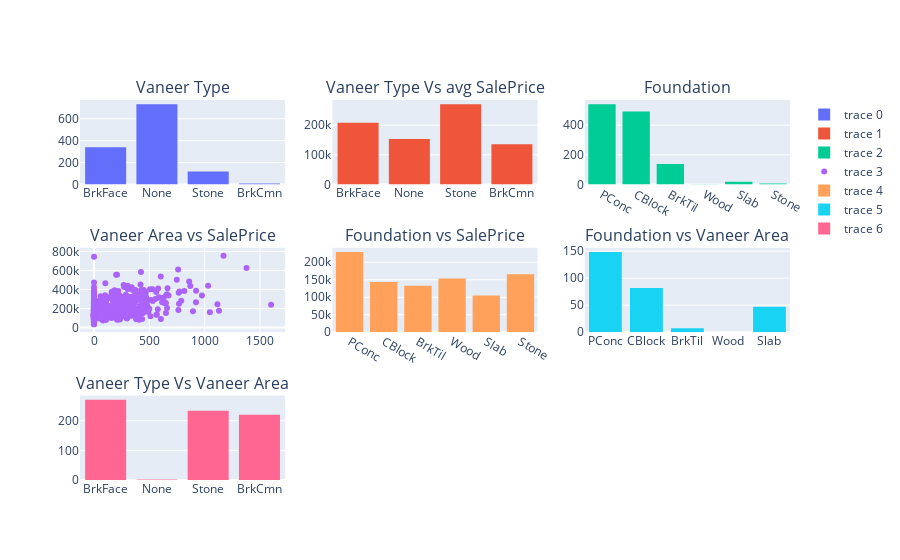

Notebook code cell kept with this figure:
### Code cell
subs = make_subplots(3,3, subplot_titles=("Vaneer Type", "Vaneer Type Vs avg SalePrice", "Foundation", "Vaneer Area vs SalePrice", "Foundation vs SalePrice", "Foundation vs Vaneer Area", "Vaneer Type Vs Vaneer Area"))
subs.add_trace(go.Histogram(x=masonry_data.MasVnrType), row=1, col=1)
subs.add_trace(go.Histogram(x=masonry_data.MasVnrType, y=data.SalePrice, histfunc="avg"), row=1, col=2)
subs.add_trace(go.Histogram(x=masonry_data.Foundation, y=masonry_data.MasVnrArea), row=1, col=3)
subs.add_trace(go.Scatter(x=masonry_data.MasVnrArea, y=data.SalePrice, mode="markers"), row=2, col=1)
subs.add_trace(go.Histogram(x=masonry_data.Foundation, y=data.SalePrice, histfunc="avg"), row=2, col=2)
subs.add_trace(go.Histogram(x=masonry_data.Foundation, y=masonry_data.MasVnrArea, histfunc="avg"), row=2, col=3)
subs.add_trace(go.Histogram(x=masonry_data.MasVnrType, y=masonry_data.MasVnrArea, histfunc="avg"), row=3, col=1)
subs.show()

### Figure 1 — Plotly figure (JSON) as saved in the notebook; plotly's stock layout.template omitted (floating-point values rounded to 4 significant figures; data arrays with more than 128 entries replaced by an {"elided": "..."} marker saying what was removed)
{"data": [{"type": "histogram", "x": {"elided": "1198 str values"}, "xaxis": "x", "yaxis": "y"}, {"histfunc": "avg", "type": "histogram", "x": {"elided": "1198 str values"}, "xaxis": "x2", "y": {"elided": "1198 int values"}, "yaxis": "y2"}, {"type": "histogram", "x": {"elided": "1198 str values"}, "xaxis": "x3", "y": {"elided": "1198 float values"}, "yaxis": "y3"}, {"mode": "markers", "type": "scatter", "x": {"elided": "1198 float values"}, "xaxis": "x4", "y": {"elided": "1198 int values"}, "yaxis": "y4"}, {"histfunc": "avg", "type": "histogram", "x": {"elided": "1198 str values"}, "xaxis": "x5", "y": {"elided": "1198 int values"}, "yaxis": "y5"}, {"histfunc": "avg", "type": "histogram", "x": {"elided": "1198 str values"}, "xaxis": "x6", "y": {"elided": "1198 float values"}, "yaxis": "y6"}, {"histfunc": "avg", "type": "histogram", "x": {"elided": "1198 str values"}, "xaxis": "x7", "y": {"elided": "1198 float values"}, "yaxis": "y7"}], "layout": {"annotations": [{"font": {"size": 16}, "showarrow": false, "text": "Vaneer Type", "x": 0.1444, "xanchor": "center", "xref": "paper", "y": 1.0, "yanchor": "bottom", "yref": "paper"}, {"font": {"size": 16}, "showarrow": false, "text": "Vaneer Type Vs avg SalePrice", "x": 0.5, "xanchor": "center", "xref": "paper", "y": 1.0, "yanchor": "bottom", "yref": "paper"}, {"font": {"size": 16}, "showarrow": false, "text": "Foundation", "x": 0.8556, "xanchor": "center", "xref": "paper", "y": 1.0, "yanchor": "bottom", "yref": "paper"}, {"font": {"size": 16}, "showarrow": false, "text": "Vaneer Area vs SalePrice", "x": 0.1444, "xanchor": "center", "xref": "paper", "y": 0.6111, "yanchor": "bottom", "yref": "paper"}, {"font": {"size": 16}, "showarrow": false, "text": "Foundation vs SalePrice", "x": 0.5, "xanchor": "center", "xref": "paper", "y": 0.6111, "yanchor": "bottom", "yref": "paper"}, {"font": {"size": 16}, "showarrow": false, "text": "Foundation vs Vaneer Area", "x": 0.8556, "xanchor": "center", "xref": "paper", "y": 0.6111, "yanchor": "bottom", "yref": "paper"}, {"font": {"size": 16}, "showarrow": false, "text": "Vaneer Type Vs Vaneer Area", "x": 0.1444, "xanchor": "center", "xref": "paper", "y": 0.2222, "yanchor": "bottom", "yref": "paper"}], "xaxis": {"anchor": "y", "domain": [0.0, 0.2889]}, "xaxis2": {"anchor": "y2", "domain": [0.3556, 0.6444]}, "xaxis3": {"anchor": "y3", "domain": [0.7111, 1.0]}, "xaxis4": {"anchor": "y4", "domain": [0.0, 0.2889]}, "xaxis5": {"anchor": "y5", "domain": [0.3556, 0.6444]}, "xaxis6": {"anchor": "y6", "domain": [0.7111, 1.0]}, "xaxis7": {"anchor": "y7", "domain": [0.0, 0.2889]}, "xaxis8": {"anchor": "y8", "domain": [0.3556, 0.6444]}, "xaxis9": {"anchor": "y9", "domain": [0.7111, 1.0]}, "yaxis": {"anchor": "x", "domain": [0.7778, 1.0]}, "yaxis2": {"anchor": "x2", "domain": [0.7778, 1.0]}, "yaxis3": {"anchor": "x3", "domain": [0.7778, 1.0]}, "yaxis4": {"anchor": "x4", "domain": [0.3889, 0.6111]}, "yaxis5": {"anchor": "x5", "domain": [0.3889, 0.6111]}, "yaxis6": {"anchor": "x6", "domain": [0.3889, 0.6111]}, "yaxis7": {"anchor": "x7", "domain": [0.0, 0.2222]}, "yaxis8": {"anchor": "x8", "domain": [0.0, 0.2222]}, "yaxis9": {"anchor": "x9", "domain": [0.0, 0.2222]}}}
